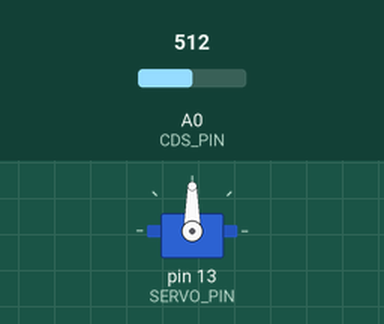
This sketch was run on a simulated Arduino Uno, built with avr-gcc and run on an emulated ATmega328P. Shown: servo. The inputs (shaded band) are chosen by the test bench; at power-on: A0 (CDS_PIN) = 512.

Above: at 1.2 s.
1.3 s: A0 (CDS_PIN) set to 784
2.8 s: A0 (CDS_PIN) set to 815
At 4.0 s:
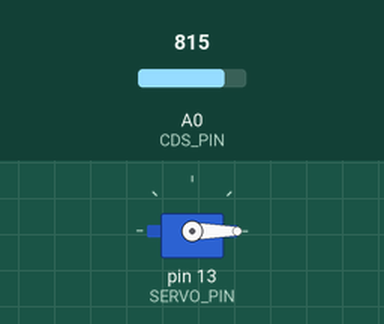
4.3 s: A0 (CDS_PIN) set to 716
At 5.3 s:
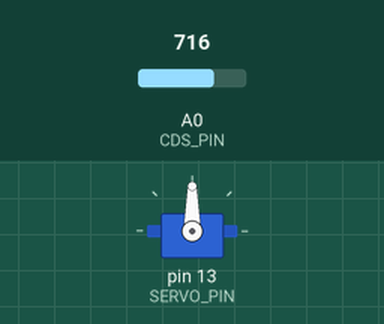
5.8 s: A0 (CDS_PIN) set to 900
At 6.5 s:
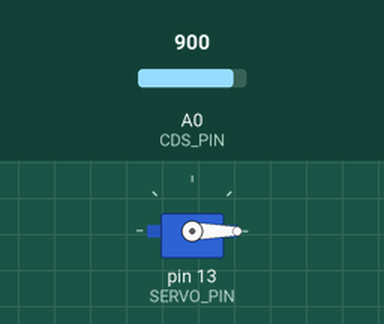
Timing chart, 0 to 8.3 s (numbered marks = the images above; inputs shaded):
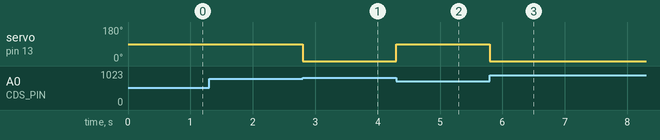

Measured:
- the behaviour switches between 800 and 801 on A0 (CDS_PIN) (found by bisection; images 0 and 1)
- after the input at 1.3 s, every drawn part: stays the same
- after the input at 2.8 s, servo on pin 13 (SERVO_PIN): 90° → 0° at once
- after the input at 4.3 s, servo on pin 13 (SERVO_PIN): 0° → 90° at once
- after the input at 5.8 s, servo on pin 13 (SERVO_PIN): 90° → 0° at once

The sketch:

ex3-1.ino
```cpp
#include <Servo.h>

#define CDS_PIN   A0
#define SERVO_PIN 13
#define DARK_VAL  800

Servo servo;

void setup() {
  servo.attach(SERVO_PIN, 500, 2400);
}

void loop() {
  if (analogRead(CDS_PIN) > DARK_VAL) {
    servo.write(0);
  }
  else{
    servo.write(90);
  }
}
```
